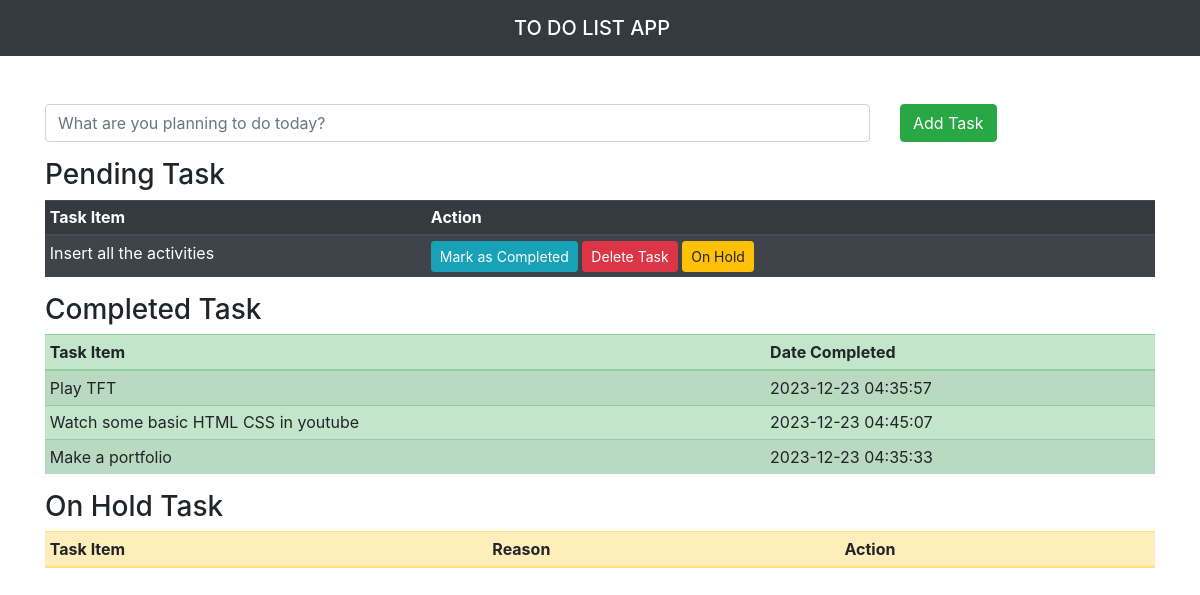
The page / on the database its author committed.
### tables this page shows
CREATE TABLE IF NOT EXISTS `tbl_todolist` (
  `id` int(255) NOT NULL AUTO_INCREMENT,
  `item` varchar(255) NOT NULL,
  `status` varchar(20) NOT NULL DEFAULT 'PENDING',
  `date_added` datetime NOT NULL DEFAULT current_timestamp(),
  `date_completed` datetime DEFAULT NULL,
  PRIMARY KEY (`id`)
);

### php/functions.php (called while the page is built, shortened)
<?php
function viewTable(){
    $view = new view();
    $view->viewData();
    $view->viewCompletedData();
    $view->viewHoldData();
}
?>

### class/view.php (the view, shortened to what this page needs)
<?php
class view extends config{
    public function viewCompletedData(){
        $con = $this->con();
        $sql = "SELECT * FROM `tbl_todolist` WHERE `status` = 'COMPLETED'";
        $data = $con->prepare($sql);
        $data->execute();
        $result = $data->fetchAll(PDO::FETCH_ASSOC);
        echo "<h3 class='mb=4'> Completed Task </h3>";
        echo "<table class='table table-success table-striped table-sm'>";
        echo "<thead>
                <tr>
                    <th>Task Item</th>
                    <th>Date Completed</th>
                </tr>
              </thead><tbody>";
        foreach ($result as $data){
            echo "<tr>";
            echo "<td>$data[item]</td>";
            echo "<td>$data[date_completed]</td>";
            echo "</tr>";
        }
        echo "</tbody></table>";
    }
    public function viewData(){
        $con = $this->con();
        $sql = "SELECT * FROM `tbl_todolist` WHERE `status` = 'PENDING'";
        $data = $con->prepare($sql);
        $data->execute();
        $result = $data->fetchAll(PDO::FETCH_ASSOC);
        echo "<h3 class='mb=4'>Pending Task </h3>";
        echo "<table class='table table-dark table-striped table-sm'>";
        echo "<thead>
                <tr>
                    <th>Task Item</th>
                    <th>Action</th>
                </tr>
              </thead><tbody>";
        foreach ($result as $data){
            echo "<tr>";
            echo "<td>$data[item]</td>";
            echo "<td>
                  <a class='btn btn-info btn-sm' href='index.php?edit=$data[id]'>Mark as Completed</a>
                  <a class='btn btn-danger btn-sm' href='index.php?delete=$data[id]'>Delete Task</a>
                  <a class='btn btn-warning btn-sm' href='hold.php?hold=$data[id]'>On Hold</a>
                  </td>";
            echo "</tr>";
        }
        echo "</tbody></table>";
    }
    public function viewHoldData(){
        echo "<h3 class='mb=4'> On Hold Task </h3>";
        echo "<table class='table table-warning table-striped table-sm'>";
        echo "<thead>
                <tr>
                    <th>Task Item</th>
                    <th>Reason</th>
                    <th>Action</th>
                </tr>
              </thead><tbody>";
        echo "</tbody></table>";
    }
}
?>

### index.php (shortened to what this page needs)
<!doctype html>
<html lang="en">
  <head>
    <link rel="stylesheet" href="https://cdn.jsdelivr.net/npm/bootstrap@4.6.2/dist/css/bootstrap.min.css">
  </head>
  <body>
    <nav class="navbar navbar-dark bg-dark justify-content-center">
        <span class="navbar-brand mb-0 h3">TO DO LIST APP</span>
    </nav>
    <div class = "container mt-5" >
      <form action="" method="GET">
        <div class="row">
          <div class ="col-md-9 form-group">
            <input class="form-control" type = "text" name="items" placeholder="What are you planning to do today?" required/>
          </div>
          <div class="col-md">
            <input class="btn btn-success"type="submit" value="Add Task"/>
          </div>
        </div>
      </form>
      <?php viewTable(); ?>
    </div>
  </body>
</html>

### rows shown on the page
tbl_todolist: item "Insert all the activities"
tbl_todolist: item "Play TFT", date_completed "2023-12-23 04:35:57"
tbl_todolist: item "Watch some basic HTML CSS in youtube", date_completed "2023-12-23 04:45:07"
tbl_todolist: item "Make a portfolio", date_completed "2023-12-23 04:35:33"
